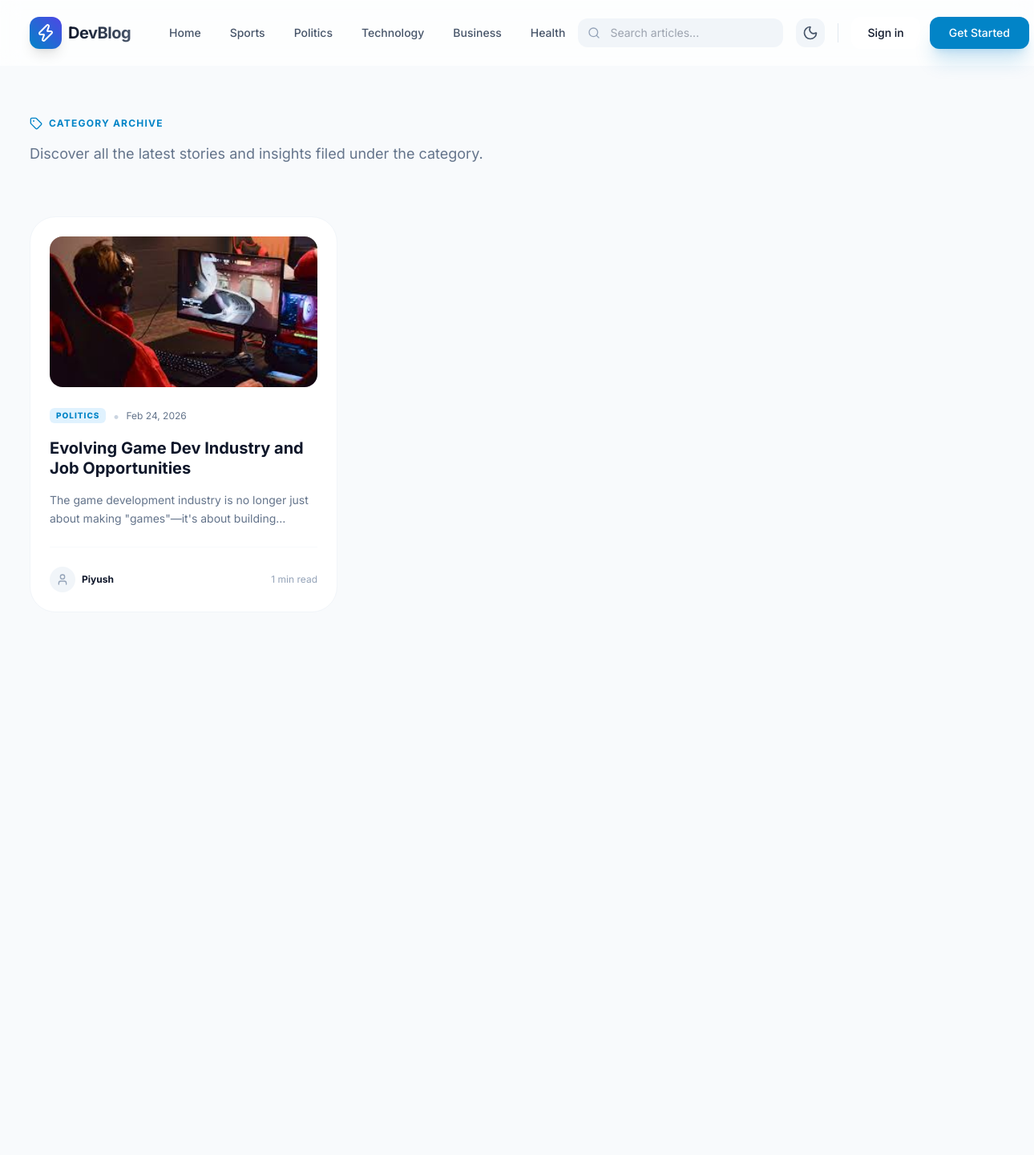
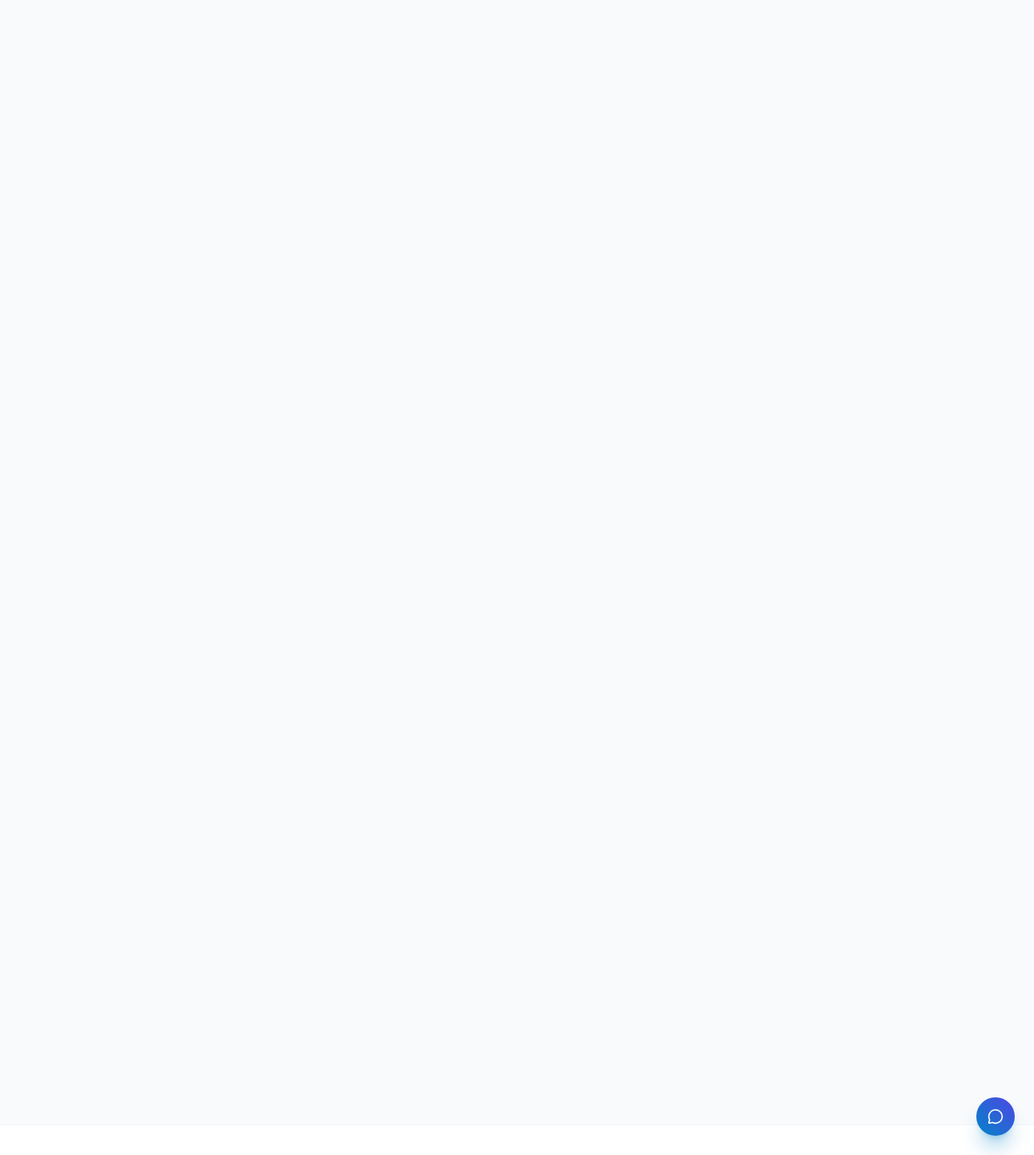
The app's page /category/2/ with its own data (2 pictures, top to bottom).
### blogs/models.py (models this page shows, shortened)
class Category(models.Model):
    category_name = models.CharField(max_length=50, unique=True)
    created_at = models.DateTimeField(auto_now_add=True)
    updated_at = models.DateTimeField(auto_now=True)
    class Meta:
        verbose_name_plural = 'categories'
    def __str__(self):
        return self.category_name

class Blog(models.Model):
    title = models.CharField(max_length=100)
    slug = models.SlugField(max_length=150, unique=True, blank=True)
    category = models.ForeignKey(Category, on_delete=models.CASCADE)
    author = models.ForeignKey(User, on_delete=models.CASCADE)
    likes = models.ManyToManyField(User, related_name='liked_blogs', blank=True)
    featured_image = models.ImageField(upload_to='uploads/%Y/%m/%d')
    short_description = models.TextField(max_length=500)
    blog_body = models.TextField()
    status = models.CharField(max_length=20, choices=STATUS_CHOICES, default="Draft")
    is_featured = models.BooleanField(default=False)
    created_at = models.DateTimeField(auto_now_add=True)
    updated_at = models.DateTimeField(auto_now=True)

### blogs/views.py (the view)
# urls.py: path('<int:category_id>/', views.posts_by_category, name='posts_by_category')
def posts_by_category(request, category_id):
    posts = Blog.objects.filter(status='Published', category=category_id)
    category = get_object_or_404(Category, pk=category_id)
    context = {
        'posts': posts,
        'category': category,
    }
    return render(request, 'posts_by_category.html', context)

### blogs/context_processors.py (called while the page is built)
def get_categories(request):
    categories = Category.objects.all()
    return dict(categories=categories)

def get_social_links(request):
    social_links = SocialLink.objects.all()
    return dict(social_links=social_links)

### templates/posts_by_category.html (shortened to what this page needs)
{% extends 'base.html' %}
{% load static %}
{% block content %}
<div class="pt-16 pb-24">
  <div class="container-custom">
    <div class="max-w-3xl mb-16 animate-slide-up">
      <div class="flex items-center gap-2 text-primary-600 font-bold text-xs uppercase tracking-widest mb-4">
        <i data-lucide="tag" class="w-4 h-4"></i>
        Category Archive
      </div>
      <p class="text-slate-500 text-lg">
        Discover all the latest stories and insights filed under the  category.
      </p>
    </div>
    <div class="grid grid-cols-1 md:grid-cols-2 lg:grid-cols-3 gap-8 mb-16">
      {% if posts %}
      {% for post in posts %}
      <article
        class="group bg-white dark:bg-slate-900/50 rounded-[32px] border border-slate-100 dark:border-slate-800 p-6 transition-all duration-300 hover:shadow-2xl hover:shadow-primary-600/5 hover:border-primary-500/30 flex flex-col h-full animate-fade-in">
        <div class="relative rounded-2xl overflow-hidden aspect-video mb-6">
          <img src="{{ post.featured_image.url }}" alt="{{ post.title }}"
            class="w-full h-full object-cover transition-transform duration-500 group-hover:scale-105">
        </div>
        <div class="flex-1 flex flex-col">
          <div class="flex items-center gap-2 mb-4">
            <span
              class="text-[10px] font-extrabold uppercase tracking-widest px-2 py-0.5 rounded-md bg-primary-100 dark:bg-primary-900/30 text-primary-600 dark:text-primary-400">
              {{ category }}
            </span>
            <span class="text-slate-300 dark:text-slate-700">•</span>
            <span class="text-xs text-slate-500">{{ post.created_at|date:"M d, Y" }}</span>
          </div>
          <h3 class="text-xl font-bold mb-4 group-hover:text-primary-600 transition-colors line-clamp-2 leading-tight">
            <a href="{% url 'blogs' post.slug %}">
              {{ post.title }}
            </a>
          </h3>
          <p class="text-slate-500 text-sm line-clamp-2 mb-6 leading-relaxed">
            {{ post.short_description }}
          </p>
          <div class="mt-auto pt-6 border-t border-slate-50 dark:border-slate-800 flex items-center justify-between">
            <div class="flex items-center gap-2">
              <div
                class="w-8 h-8 rounded-full bg-slate-100 dark:bg-slate-800 flex items-center justify-center text-slate-400">
                <i data-lucide="user" class="w-4 h-4"></i>
              </div>
              <span class="text-xs font-bold">{{ post.author }}</span>
            </div>
            <span class="text-xs text-slate-400">{{ post.blog_body|wordcount|divisibleby:200|add:1 }} min read</span>
          </div>
        </div>
      </article>
      {% endfor %}
      {% endif %}
    </div>
  </div>
</div>
{% endblock %}

### templates/base.html (shortened to what this page needs)
{% load static %}
<!DOCTYPE html>
<html lang="en" class="scroll-smooth">
<head>
    <script src="https://cdn.tailwindcss.com"></script>
</head>
<body class="antialiased">
    <nav class="sticky top-0 z-50 glass">
        <div class="container-custom">
            <div class="flex justify-between items-center h-20">
                <div class="flex items-center gap-8 shrink-0">
                    <a href="/" class="flex items-center gap-2 group">
                        <div
                            class="w-10 h-10 bg-gradient-to-tr from-primary-600 to-indigo-600 rounded-xl flex items-center justify-center text-white shadow-lg group-hover:rotate-6 transition-transform">
                            <i data-lucide="zap" class="w-6 h-6"></i>
                        </div>
                        <span
                            class="text-xl font-bold tracking-tight bg-clip-text text-transparent bg-gradient-to-r from-slate-900 to-slate-600 dark:from-white dark:to-slate-400">
                        </span>
                    </a>
                    <div class="hidden md:flex items-center gap-1">
                        <a href="{% url 'home' %}"
                            class="px-4 py-2 text-sm font-medium text-slate-600 dark:text-slate-400 hover:text-primary-600 dark:hover:text-primary-400 rounded-lg hover:bg-slate-100 dark:hover:bg-slate-800 transition-colors whitespace-nowrap">
                            Home
                        </a>
                        {% for cat in categories|slice:":5" %}
                        <a href="{% url 'posts_by_category' cat.id %}"
                            class="px-4 py-2 text-sm font-medium text-slate-600 dark:text-slate-400 hover:text-primary-600 dark:hover:text-primary-400 rounded-lg hover:bg-slate-100 dark:hover:bg-slate-800 transition-colors whitespace-nowrap">
                            {{ cat.category_name }}
                        </a>
                        {% endfor %}
                    </div>
                </div>
                <div class="flex items-center gap-4">
                    <div class="hidden lg:flex items-center relative">
                        <form action="{% url 'search' %}" method="GET" class="relative">
                            <i data-lucide="search"
                                class="absolute left-3 top-1/2 -translate-y-1/2 w-4 h-4 text-slate-400"></i>
                            <input type="text" name="keyword" value="{{ keyword|default:'' }}"
                                placeholder="Search articles..."
                                class="pl-10 pr-4 py-2 bg-slate-100 dark:bg-slate-800 border-none rounded-xl text-sm focus:ring-2 focus:ring-primary-500 w-64 transition-all">
                        </form>
                    </div>
                    <button id="theme-toggle"
                        class="p-2 rounded-xl bg-slate-100 dark:bg-slate-800 text-slate-600 dark:text-slate-400 hover:bg-slate-200 dark:hover:bg-slate-700 transition-colors">
                        <i data-lucide="moon" id="theme-toggle-dark-icon" class="hidden w-5 h-5"></i>
                    </button>
                    <div class="flex items-center gap-3 shrink-0">
                        {% if not user.is_authenticated %}
                        <a href="{% url 'login' %}"
                            class="btn btn-secondary text-sm px-5 py-2.5 border-none shadow-none hover:bg-slate-100 dark:hover:bg-slate-800 whitespace-nowrap">
                            Sign in
                        </a>
                        <a href="{% url 'register' %}"
                            class="btn btn-primary text-sm px-6 py-2.5 shadow-xl shadow-primary-600/20 whitespace-nowrap text-white">
                            Get Started
                        </a>
                        {% endif %}
                    </div>
                </div>
            </div>
        </div>
    </nav>
    <main class="min-h-[calc(100vh-200px)] animate-fade-in">
        {% block content %}{% endblock %}
    </main>
    <footer class="bg-white dark:bg-slate-900 border-t border-slate-100 dark:border-slate-800 py-16 mt-20">
    </footer>
    <div id="chatbot-widget" class="fixed bottom-6 right-6 z-40">
        <button id="chat-toggle-btn"
            class="w-12 h-12 rounded-full bg-gradient-to-tr from-primary-600 to-indigo-600 text-white shadow-xl shadow-primary-600/30 hover:shadow-primary-600/50 hover:scale-110 active:scale-95 transition-all duration-300 flex items-center justify-center group">
            <i data-lucide="message-circle" id="chat-icon" class="w-5 h-5"></i>
        </button>
    </div>
</body>
</html>

### records on screen
Category: category_name "Sports"
Category: category_name "Politics", category_name "POLITICS"
Category: category_name "Technology"
Category: category_name "Business"
Category: category_name "Health"
Blog: featured_image (picture), created_at "Feb 24, 2026", title "Evolving Game Dev Industry and Job Opportunities", short_description "The game development industry is no longer just about making \"games\"—it's about…", author "Piyush", blog_body|divisibleby "1"
